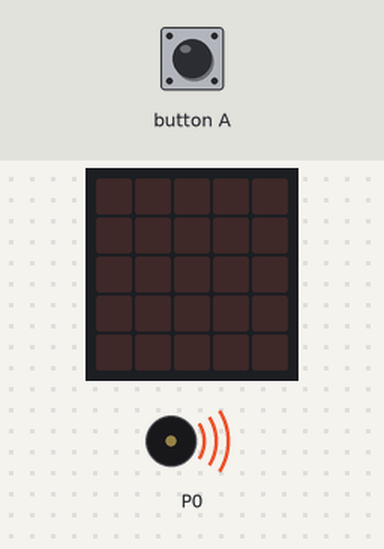
A program run on a simulated BBC micro:bit (MakeCode). Shown: the board's 5×5 LED display, buzzer (waves = sounding). The inputs (shaded band) are chosen by the test bench.

Above: at 1.2 s.
1.3 s: button A pressed for 0.15 s
At 1.6 s:
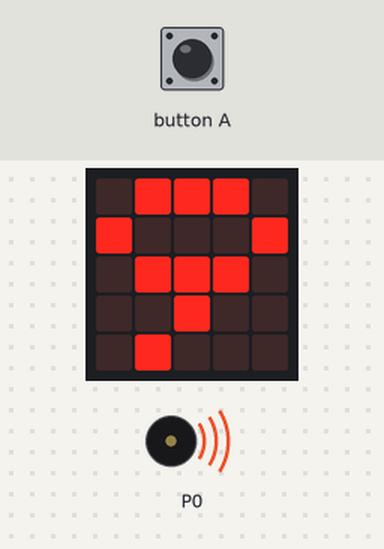
At 3.2 s:
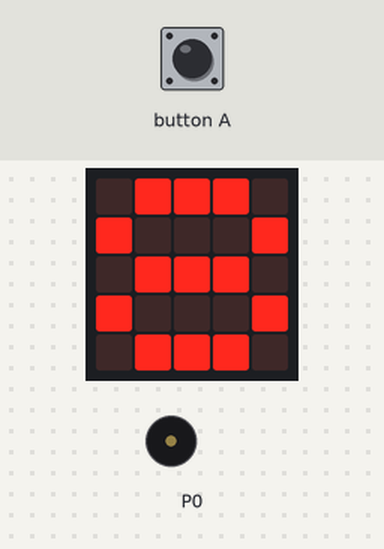
Timing chart, 0 to 4.7 s (numbered marks = the images above; inputs shaded):
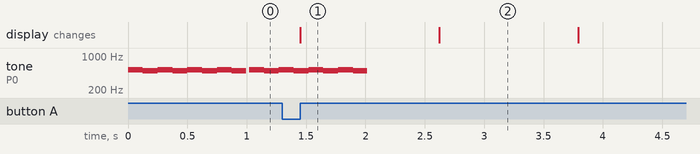

Measured:
- after the input at 1.3 s, the display: changes after 0.15 s (image 1)
- by itself, tone on P0: repeats every 0.25 s: 523 Hz 0.13 s, 494 Hz 0.13 s, until it stays silent from 2.0 s
- what the display in image 1 shows lasts 1.1 s, from 1.5 s to 2.6 s

The program:

main.ts
```typescript
input.onButtonPressed(Button.A, function () {
    CUENTA_ATRÁS = 9
    led.enable(true)
})
let CUENTA_ATRÁS = 0
led.enable(false)
basic.forever(function () {
    if (CUENTA_ATRÁS >= 0) {
        basic.showNumber(CUENTA_ATRÁS)
        basic.pause(400)
        CUENTA_ATRÁS += -1
    } else {
        led.enable(false)
    }
})
basic.forever(function () {
    if (CUENTA_ATRÁS == 0) {
        music.playMelody("C5 B C5 B C5 B C5 B ", 500)
    }
})
```

test.ts
```typescript
// aquí va el archivo "tests"; esto no se compilará cuando este paquete se utilice como una extensión.
```
